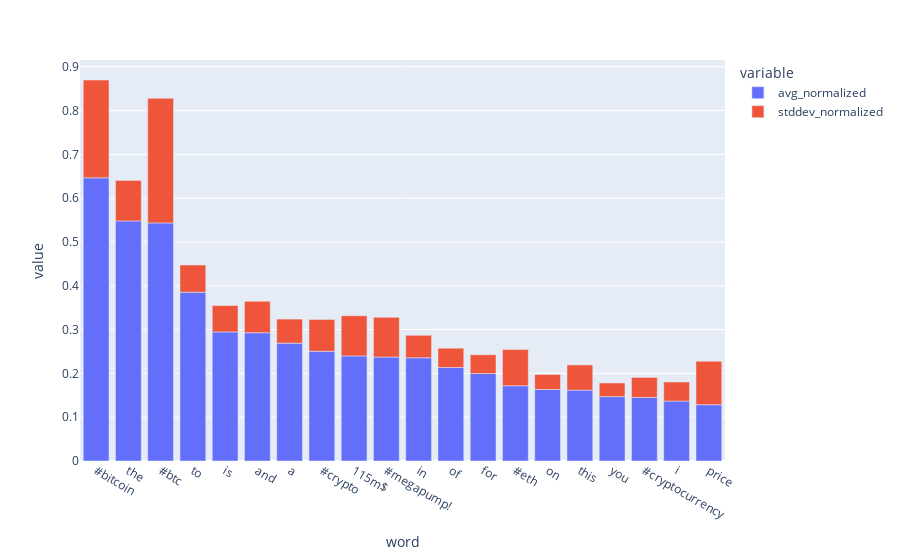

Here is the notebook cell this chart was saved with:
### Code cell
top_20.plot.bar()

### Figure 1 — Plotly figure (JSON) as saved in the notebook; plotly's stock layout.template omitted (floating-point values rounded to 4 significant figures)
{"data": [{"hovertemplate": "variable=avg_normalized<br>word=%{x}<br>value=%{y}<extra></extra>", "legendgroup": "avg_normalized", "marker": {"color": "#636efa", "pattern": {"shape": ""}}, "name": "avg_normalized", "orientation": "v", "showlegend": true, "textposition": "auto", "type": "bar", "x": ["#bitcoin", "the", "#btc", "to", "is", "and", "a", "#crypto", "115m$", "#megapump!", "in", "of", "for", "#eth", "on", "this", "you", "#cryptocurrency", "i", "price"], "xaxis": "x", "y": [0.6465, 0.5482, 0.5435, 0.3854, 0.2946, 0.2928, 0.2691, 0.2505, 0.24, 0.2373, 0.2357, 0.2134, 0.1996, 0.1718, 0.1633, 0.1618, 0.147, 0.1451, 0.1367, 0.1285], "yaxis": "y"}, {"hovertemplate": "variable=stddev_normalized<br>word=%{x}<br>value=%{y}<extra></extra>", "legendgroup": "stddev_normalized", "marker": {"color": "#EF553B", "pattern": {"shape": ""}}, "name": "stddev_normalized", "orientation": "v", "showlegend": true, "textposition": "auto", "type": "bar", "x": ["#bitcoin", "the", "#btc", "to", "is", "and", "a", "#crypto", "115m$", "#megapump!", "in", "of", "for", "#eth", "on", "this", "you", "#cryptocurrency", "i", "price"], "xaxis": "x", "y": [0.2232, 0.09242, 0.2844, 0.06218, 0.06036, 0.07182, 0.0549, 0.0726, 0.09176, 0.09074, 0.05134, 0.04406, 0.0429, 0.08254, 0.0344, 0.05751, 0.03119, 0.0456, 0.04359, 0.09917], "yaxis": "y"}], "layout": {"barmode": "relative", "legend": {"title": {"text": "variable"}, "tracegroupgap": 0}, "margin": {"t": 60}, "xaxis": {"anchor": "y", "domain": [0, 1], "title": {"text": "word"}}, "yaxis": {"anchor": "x", "domain": [0, 1], "title": {"text": "value"}}}}
